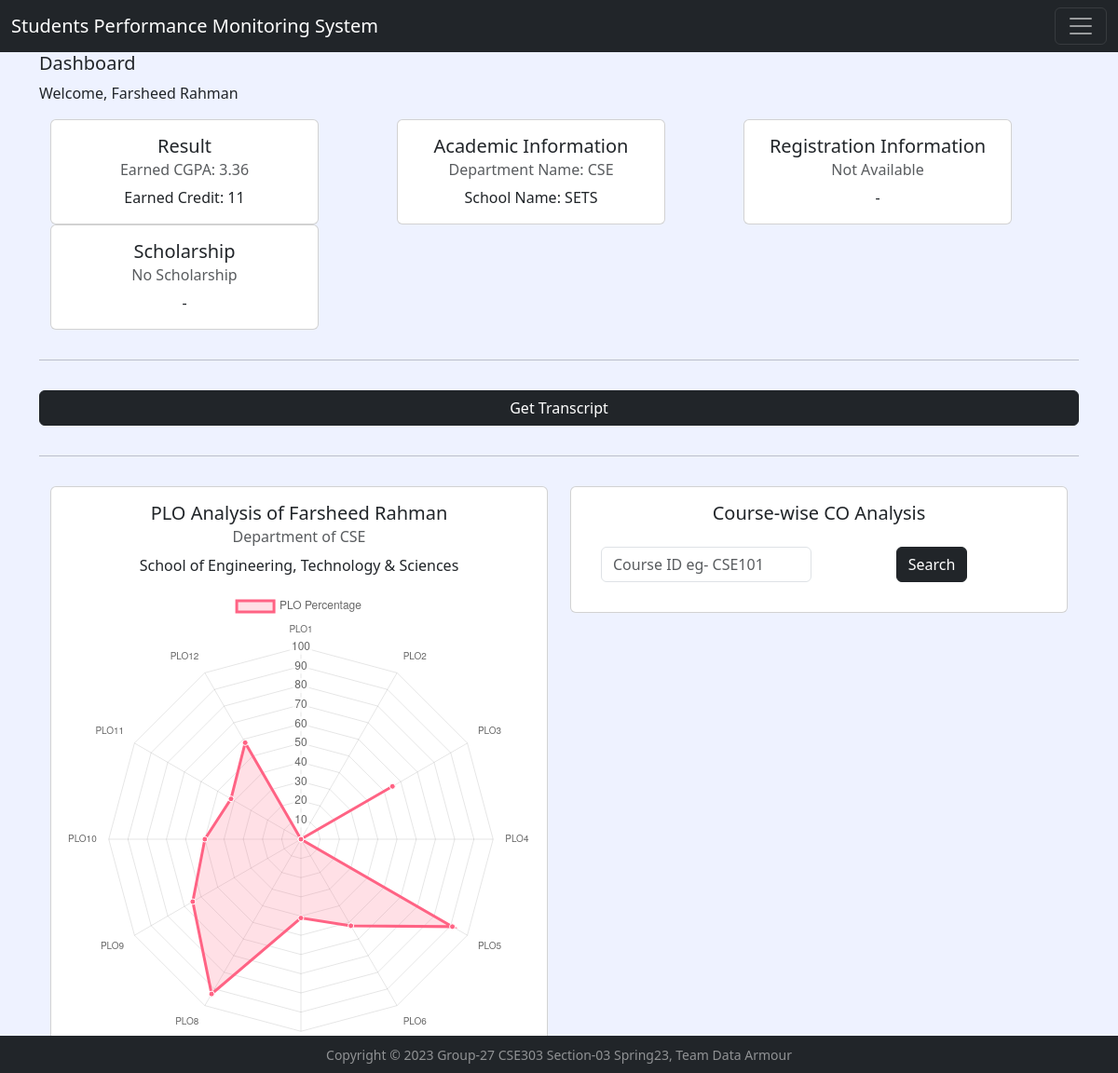
The page / (signed in) on the database its author committed.
### app/models.py (models this page shows)
class User_T(AbstractUser):
    ROLES_CHOICES=(
        ('Admin', 'Admin'),
        ('Faculty', 'Faculty'),
        ('Student', 'Student'),
    )
    role = models.CharField(max_length=30, choices=ROLES_CHOICES)
    phone = models.CharField(max_length=15, null=True, blank=True)
    address = models.CharField(max_length=30, null=True, blank=True)
    department = models.ForeignKey(Department_T, on_delete=models.CASCADE, null=True, blank=True)

class Department_T(models.Model):
    departmentID = models.CharField(max_length=10, primary_key=True,null=False, blank=False)
    departmentName = models.CharField(max_length=255, null=False, blank=False)
    schoolID = models.ForeignKey(School_T, on_delete=models.CASCADE)
    def __str__(self):
        return str(self.departmentID)

class School_T(models.Model):
    schoolID = models.CharField(max_length=10, primary_key=True,null=False, blank=False)
    schoolName = models.CharField(max_length=255,null=False, blank=False)
    def __str__(self):
        return str(self.schoolID)

### app/views.py (the view, shortened to what this page needs)
# urls.py: path('', home, name='home'),
def home(request):
    if request.user.is_authenticated:
        if request.user.role == 'Student':
            grades = CourseGrade_T.objects.raw("SELECT * FROM app_coursegrade_t WHERE studentID_id = %s;", [request.user.id])
            attempted_credit = 0
            total_cum_credit = 0
            for grade in grades:
                if grade.grade == 'A':
                    course = Course_T.objects.raw("SELECT * FROM app_course_t WHERE courseID = %s;", [grade.course.courseID])[0]
                    attempted_credit+=int(course.creditNo)
                    total_cum_credit+=float(int(course.creditNo)*4.00)
                elif grade.grade == 'A-':
                    course = Course_T.objects.raw("SELECT * FROM app_course_t WHERE courseID = %s;", [grade.course.courseID])[0]
                    attempted_credit+=int(course.creditNo)
                    total_cum_credit+=float(int(course.creditNo)*3.70)
                elif grade.grade == 'B+':
                    course = Course_T.objects.raw("SELECT * FROM app_course_t WHERE courseID = %s;", [grade.course.courseID])[0]
                    attempted_credit+=int(course.creditNo)
                    total_cum_credit+=float(int(course.creditNo)*3.30)
                elif grade.grade == 'B':
                    course = Course_T.objects.raw("SELECT * FROM app_course_t WHERE courseID = %s;", [grade.course.courseID])[0]
                    attempted_credit+=int(course.creditNo)
                    total_cum_credit+=float(int(course.creditNo)*3.00)
                elif grade.grade == 'B-':
                    course = Course_T.objects.raw("SELECT * FROM app_course_t WHERE courseID = %s;", [grade.course.courseID])[0]
                    attempted_credit+=int(course.creditNo)
                    total_cum_credit+=float(int(course.creditNo)*2.70)
                elif grade.grade == 'C+':
                    course = Course_T.objects.raw("SELECT * FROM app_course_t WHERE courseID = %s;", [grade.course.courseID])[0]
                    attempted_credit+=int(course.creditNo)
                    total_cum_credit+=float(int(course.creditNo)*2.30)
                elif grade.grade == 'C':
                    course = Course_T.objects.raw("SELECT * FROM app_course_t WHERE courseID = %s;", [grade.course.courseID])[0]
                    attempted_credit+=int(course.creditNo)
                    total_cum_credit+=float(int(course.creditNo)*2.00)
                elif grade.grade == 'C-':
                    course = Course_T.objects.raw("SELECT * FROM app_course_t WHERE courseID = %s;", [grade.course.courseID])[0]
                    attempted_credit+=int(course.creditNo)
                    total_cum_credit+=float(int(course.creditNo)*1.70)
                elif grade.grade == 'D+':
                    course = Course_T.objects.raw("SELECT * FROM app_course_t WHERE courseID = %s;", [grade.course.courseID])[0]
                    attempted_credit+=int(course.creditNo)
                    total_cum_credit+=float(int(course.creditNo)*1.30)
                elif grade.grade == 'D':
                    course = Course_T.objects.raw("SELECT * FROM app_course_t WHERE courseID = %s;", [grade.course.courseID])[0]
                    attempted_credit+=int(course.creditNo)
                    total_cum_credit+=float(int(course.creditNo)*1.00)
                elif grade.grade == 'F':
                    total_cum_credit+=float(int(course.creditNo)*0.00)
            try:
                cgpa = total_cum_credit/attempted_credit
            except:
                cgpa = 0.0
            if request.method == 'POST':
                co = studentAndCourseWiseCO(request.user, request.POST['searchCourse'])
                return render(request, 'home/home.html', {  'cgpa': round(cgpa, 2),
                                                        'earned_credit': attempted_credit,
                                                        'plo': getPLO(request.user.username),
                                                        'co': co})
            return render(request, 'home/home.html', {  'cgpa': round(cgpa, 2),
                                                        'earned_credit': attempted_credit,
                                                        'plo': getPLO(request.user.username),
                                                        })
    else:
        return redirect('login')

### app/templates/home/home.html (shortened to what this page needs)
{% extends 'base/base.html' %}
{% block content %}
    <h5>Dashboard</h5>
    <p>Welcome, {{user.first_name}} {{user.last_name}}</p>
    {% if user.role == 'Student' %}
      <div class="container text-center">
        <div class="row">
          <div class="col">
            <div class="card" style="width: 18rem;">
                <div class="card-body">
                  <h5 class="card-title">Result</h5>
                  <h6 class="card-subtitle mb-2 text-body-secondary">Earned CGPA: {{cgpa}} </h6>
                  <p class="card-text">Earned Credit: {{earned_credit}}</p>
                </div>
            </div>
          </div>
          <div class="col">
            <div class="card" style="width: 18rem;">
                <div class="card-body btn-dark">
                  <h5 class="card-title">Academic Information</h5>
                  <h6 class="card-subtitle mb-2 text-body-secondary">Department Name: {{user.department}}</h6>
                  <p class="card-text">School Name: {{user.department.schoolID}}</p>
                </div>
            </div>
          </div>
          <div class="col">
            <div class="card" style="width: 18rem;">
                <div class="card-body">
                    <h5 class="card-title">Registration Information</h5>
                    <h6 class="card-subtitle mb-2 text-body-secondary">Not Available</h6>
                    <p class="card-text">-</p>
                </div>
            </div>
          </div>
          <div class="col">
            <div class="card" style="width: 18rem;">
                <div class="card-body">
                    <h5 class="card-title">Scholarship</h5>
                    <h6 class="card-subtitle mb-2 text-body-secondary">No Scholarship</h6>
                    <p class="card-text">-</p>
                </div>
            </div>
          </div>
        </div>
        <div class="row">
          <hr style="margin-top: 2rem; margin-bottom: 2rem;">
          <a class="btn btn-dark" href="{% url 'transcript' %}">Get Transcript</a>
          <hr style="margin-top: 2rem; margin-bottom: 2rem;">
        </div>
        <div class="row">
          <div class="col" style="width: 50%;">
            <div class="card" >
              <div class="card-body">
                  <h5 class="card-title">PLO Analysis of {{user.first_name}} {{user.last_name}}</h5>
                  <h6 class="card-subtitle mb-2 text-body-secondary">Department of {{user.department}}</h6>
                  <p class="card-text">{{user.department.schoolID.schoolName}}</p>
                  {% include 'home/student_plo.html' %}
              </div>
            </div>
          </div>
          <div class="col" style="width: 50%;">
            <div class="card" >
              <div class="card-body">
                  <h5 class="card-title">Course-wise CO Analysis</h5>
                  {% include 'home/student_co.html' %}
              </div>
            </div>
          </div>
        </div>
      </div>
    {% endif %}
{% endblock content %}

### app/templates/base/base.html (shortened to what this page needs)
{% load static %}
<!doctype html>
<html lang="en">
  <head>
    <link href="https://cdn.jsdelivr.net/npm/bootstrap@5.3.0-alpha2/dist/css/bootstrap.min.css" rel="stylesheet">
  </head>
  <body style="background-color: rgb(238, 242, 255);">
    <nav class="navbar navbar-dark bg-dark">
        <div class="container-fluid">
          <a class="navbar-brand" href="{% url 'home' %}">Students Performance Monitoring System</a>
            <button class="navbar-toggler" type="button" data-bs-toggle="offcanvas" data-bs-target="#offcanvasDarkNavbar" aria-controls="offcanvasDarkNavbar" aria-label="Toggle navigation">
              <span class="navbar-toggler-icon"></span>
            </button>
        </div>
    </nav>
    <div class="container">
        {% block content %}{% endblock content %}
    </div>
    <footer style="background-color: #212529;" class="fixed-bottom flex-shrink-0 py-2 text-white-50">
      <div  class="text-center">
        <small>Copyright &copy; 2023 Group-27 CSE303 Section-03 Spring23, Team Data Armour</small>
      </div>
    </footer>
  </body>
</html>

### app/templates/home/student_plo.html (shortened to what this page needs)
<div>
    <canvas id="myChart"></canvas>
</div>
  <script>
      // Get the canvas element
      const canvas = document.getElementById('myChart');
      // Create the data for the spider chart
      const data = {
      labels: ['PLO1', 'PLO2', 'PLO3', 'PLO4', 'PLO5', 'PLO6', 'PLO7', 'PLO8', 'PLO9', 'PLO10', 'PLO11', 'PLO12'],
      datasets: [{
          label: 'PLO Percentage',
          data: {{plo}},
          fill: true,
          backgroundColor: 'rgba(255, 99, 132, 0.2)',
          borderColor: 'rgb(255, 99, 132)',
          pointBackgroundColor: 'rgb(255, 99, 132)',
          pointBorderColor: '#fff',
          pointHoverBackgroundColor: '#fff',
          pointHoverBorderColor: 'rgb(255, 99, 132)',
      }]
      };
      // Create the spider chart
      const myChart = new Chart(canvas, {
      type: 'radar',
      data: data,
      options: {
              elements: {
              line: {
                  borderWidth: 3
              }
              }
          },
      });
  </script>

### app/templates/home/student_co.html (shortened to what this page needs)
<form action="" method="POST" class="row g-3 p-3"> {% csrf_token %}
    <div class="col-md-6">
      <input class="form-control" placeholder="Course ID eg- CSE101" type="text" name="searchCourse" id="">
    </div>
    <div class="col-6">
      <button style="width: fit-content;" class="btn btn-dark" type="submit">Search</button>
    </div>
</form>

### rows shown on the page
User_T: first_name "Farsheed", last_name "Rahman", department "CSE", department.schoolID "SETS", department.schoolID.schoolName "School of Engineering, Technology & Sciences"

### other values the page prints
{{ cgpa }} "3.36"
{{ earned_credit }} "11"
chart data {{ plo }} [0.0, 0.0, 55.0, 0.0, 91.0, 52.0, 41.0, 93.0, 65.0, 50.0, 42.0, 58.0]
